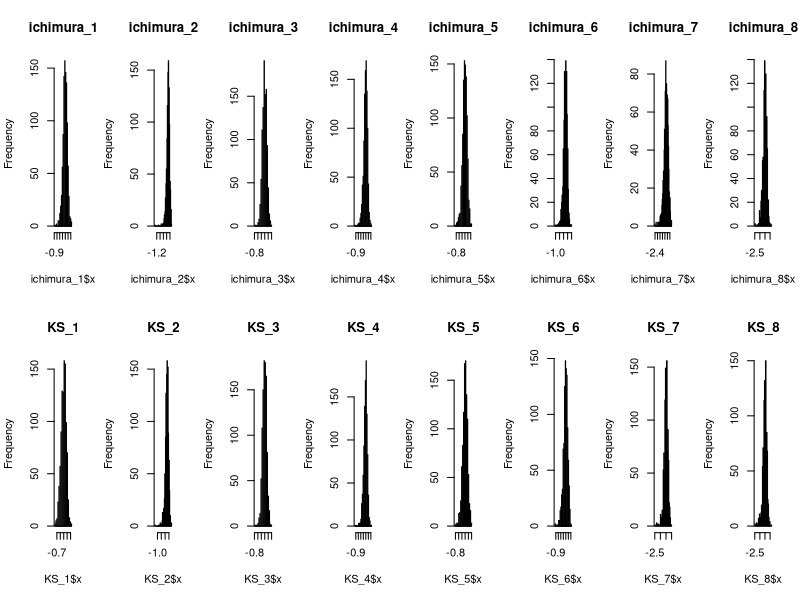

This chart was generated by the following R code:
ichimura_1=read.csv("ichimura_1.csv",header=TRUE)
ichimura_2=read.csv("ichimura_2.csv",header=TRUE)
ichimura_3=read.csv("ichimura_3.csv",header=TRUE)
ichimura_4=read.csv("ichimura_4.csv",header=TRUE)
ichimura_5=read.csv("ichimura_5.csv",header=TRUE)
ichimura_6=read.csv("ichimura_6.csv",header=TRUE)
ichimura_7=read.csv("ichimura_7.csv",header=TRUE)
ichimura_8=read.csv("ichimura_8.csv",header=TRUE)
KS_1=read.csv("KS_1.csv",header=TRUE)
KS_2=read.csv("KS_2.csv",header=TRUE)
KS_3=read.csv("KS_3.csv",header=TRUE)
KS_4=read.csv("KS_4.csv",header=TRUE)
KS_5=read.csv("KS_5.csv",header=TRUE)
KS_6=read.csv("KS_6.csv",header=TRUE)
KS_7=read.csv("KS_7.csv",header=TRUE)
KS_8=read.csv("KS_8.csv",header=TRUE)

#########################################################################
par(mfrow=c(2,8))
hist(ichimura_1$x,breaks = 50, main="ichimura_1")
hist(ichimura_2$x,breaks = 50, main="ichimura_2")
hist(ichimura_3$x,breaks = 50, main="ichimura_3")
hist(ichimura_4$x,breaks = 50, main="ichimura_4")
hist(ichimura_5$x,breaks = 50, main="ichimura_5")
hist(ichimura_6$x,breaks = 50, main="ichimura_6")
hist(ichimura_7$x,breaks = 50, main="ichimura_7")
hist(ichimura_8$x,breaks = 50, main="ichimura_8")

hist(KS_1$x,breaks = 50, main="KS_1")
hist(KS_2$x,breaks = 50, main="KS_2")
hist(KS_3$x,breaks = 50, main="KS_3")
hist(KS_4$x,breaks = 50, main="KS_4")
hist(KS_5$x,breaks = 50, main="KS_5")
hist(KS_6$x,breaks = 50, main="KS_6")
hist(KS_7$x,breaks = 50, main="KS_7")
hist(KS_8$x,breaks = 50, main="KS_8")


